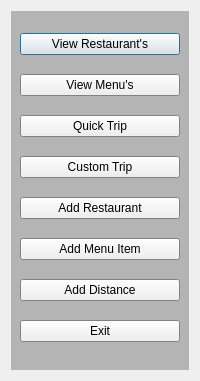
<?xml version="1.0" encoding="UTF-8"?>
<ui version="4.0">
 <class>adminLauncher</class>
 <widget class="QDialog" name="adminLauncher">
  <property name="geometry">
   <rect>
    <x>0</x>
    <y>0</y>
    <width>196</width>
    <height>377</height>
   </rect>
  </property>
  <property name="windowTitle">
   <string>Dialog</string>
  </property>
  <layout class="QGridLayout" name="gridLayout">
   <item row="0" column="0">
    <widget class="QWidget" name="Launcher_2" native="true">
     <property name="enabled">
      <bool>true</bool>
     </property>
     <property name="sizePolicy">
      <sizepolicy hsizetype="Minimum" vsizetype="Fixed">
       <horstretch>0</horstretch>
       <verstretch>0</verstretch>
      </sizepolicy>
     </property>
     <property name="minimumSize">
      <size>
       <width>178</width>
       <height>359</height>
      </size>
     </property>
     <property name="maximumSize">
      <size>
       <width>178</width>
       <height>359</height>
      </size>
     </property>
     <property name="palette">
      <palette>
       <active>
        <colorrole role="Base">
         <brush brushstyle="SolidPattern">
          <color alpha="255">
           <red>255</red>
           <green>255</green>
           <blue>255</blue>
          </color>
         </brush>
        </colorrole>
        <colorrole role="Window">
         <brush brushstyle="SolidPattern">
          <color alpha="255">
           <red>180</red>
           <green>180</green>
           <blue>180</blue>
          </color>
         </brush>
        </colorrole>
       </active>
       <inactive>
        <colorrole role="Base">
         <brush brushstyle="SolidPattern">
          <color alpha="255">
           <red>255</red>
           <green>255</green>
           <blue>255</blue>
          </color>
         </brush>
        </colorrole>
        <colorrole role="Window">
         <brush brushstyle="SolidPattern">
          <color alpha="255">
           <red>180</red>
           <green>180</green>
           <blue>180</blue>
          </color>
         </brush>
        </colorrole>
       </inactive>
       <disabled>
        <colorrole role="Base">
         <brush brushstyle="SolidPattern">
          <color alpha="255">
           <red>180</red>
           <green>180</green>
           <blue>180</blue>
          </color>
         </brush>
        </colorrole>
        <colorrole role="Window">
         <brush brushstyle="SolidPattern">
          <color alpha="255">
           <red>180</red>
           <green>180</green>
           <blue>180</blue>
          </color>
         </brush>
        </colorrole>
       </disabled>
      </palette>
     </property>
     <property name="autoFillBackground">
      <bool>true</bool>
     </property>
     <layout class="QVBoxLayout" name="verticalLayout">
      <item>
       <widget class="QPushButton" name="ViewRestaurant_Button">
        <property name="enabled">
         <bool>true</bool>
        </property>
        <property name="sizePolicy">
         <sizepolicy hsizetype="Minimum" vsizetype="Fixed">
          <horstretch>0</horstretch>
          <verstretch>0</verstretch>
         </sizepolicy>
        </property>
        <property name="minimumSize">
         <size>
          <width>0</width>
          <height>0</height>
         </size>
        </property>
        <property name="maximumSize">
         <size>
          <width>16777215</width>
          <height>16777215</height>
         </size>
        </property>
        <property name="text">
         <string>View Restaurant's</string>
        </property>
       </widget>
      </item>
      <item>
       <widget class="QPushButton" name="ViewMenu_Button">
        <property name="enabled">
         <bool>true</bool>
        </property>
        <property name="sizePolicy">
         <sizepolicy hsizetype="Minimum" vsizetype="Fixed">
          <horstretch>0</horstretch>
          <verstretch>0</verstretch>
         </sizepolicy>
        </property>
        <property name="minimumSize">
         <size>
          <width>0</width>
          <height>0</height>
         </size>
        </property>
        <property name="maximumSize">
         <size>
          <width>16777215</width>
          <height>16777215</height>
         </size>
        </property>
        <property name="text">
         <string>View Menu's</string>
        </property>
       </widget>
      </item>
      <item>
       <widget class="QPushButton" name="QuickTrip_Button">
        <property name="enabled">
         <bool>true</bool>
        </property>
        <property name="sizePolicy">
         <sizepolicy hsizetype="Minimum" vsizetype="Fixed">
          <horstretch>0</horstretch>
          <verstretch>0</verstretch>
         </sizepolicy>
        </property>
        <property name="minimumSize">
         <size>
          <width>0</width>
          <height>0</height>
         </size>
        </property>
        <property name="maximumSize">
         <size>
          <width>16777215</width>
          <height>16777215</height>
         </size>
        </property>
        <property name="text">
         <string>Quick Trip</string>
        </property>
       </widget>
      </item>
      <item>
       <widget class="QPushButton" name="CustomTrip_Button">
        <property name="enabled">
         <bool>true</bool>
        </property>
        <property name="sizePolicy">
         <sizepolicy hsizetype="Minimum" vsizetype="Fixed">
          <horstretch>0</horstretch>
          <verstretch>0</verstretch>
         </sizepolicy>
        </property>
        <property name="minimumSize">
         <size>
          <width>0</width>
          <height>0</height>
         </size>
        </property>
        <property name="maximumSize">
         <size>
          <width>16777215</width>
          <height>16777215</height>
         </size>
        </property>
        <property name="text">
         <string>Custom Trip</string>
        </property>
       </widget>
      </item>
      <item>
       <widget class="QPushButton" name="pushButton">
        <property name="text">
         <string>Add Restaurant</string>
        </property>
       </widget>
      </item>
      <item>
       <widget class="QPushButton" name="pushButton_addmenu">
        <property name="text">
         <string>Add Menu Item</string>
        </property>
       </widget>
      </item>
      <item>
       <widget class="QPushButton" name="pushButton_3">
        <property name="text">
         <string>Add Distance</string>
        </property>
       </widget>
      </item>
      <item>
       <widget class="QPushButton" name="Exit_Button">
        <property name="enabled">
         <bool>true</bool>
        </property>
        <property name="sizePolicy">
         <sizepolicy hsizetype="Minimum" vsizetype="Maximum">
          <horstretch>0</horstretch>
          <verstretch>0</verstretch>
         </sizepolicy>
        </property>
        <property name="text">
         <string>Exit</string>
        </property>
       </widget>
      </item>
     </layout>
    </widget>
   </item>
  </layout>
 </widget>
 <resources/>
 <connections/>
</ui>
